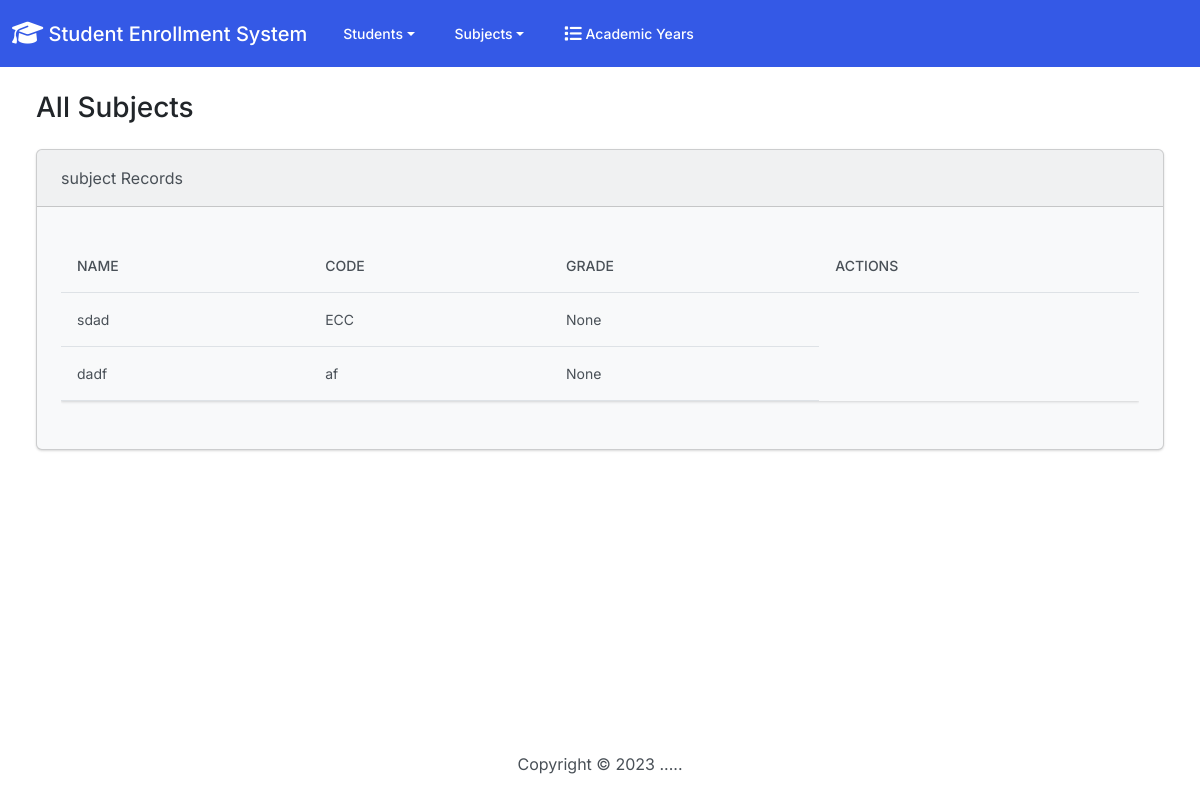
Page /all_subjects on the committed database.
### students/models.py (models this page shows, shortened)
class Subject(models.Model):
    sub_code = models.CharField(max_length=50)
    sub_name = models.CharField(max_length=50)
    sub_grade = models.ForeignKey(AcademicYear, on_delete=models.SET_NULL, null=True, blank=True)
    sub_description = models.TextField()
    sub_reference = models.CharField(max_length=100)
    sub_teachers = models.ManyToManyField(Teachers, null=True, blank=True)

### students/views.py (the view)
# urls.py: path('all_subjects', views.all_subjects, name='all_subjects'),
def all_subjects(request):
    return render(request, 'students/all_subjects.html', {
        'subjects': Subject.objects.all(),
    })

### students/templates/students/all_subjects.html
{%  extends "students/base.html" %}
{%  block body %}
<h3 class="m-4">All Subjects</h3>
<div class="row">
    <div class="col-12">
        {% if subjects %}
            <div class="card bg-light mb-3 ms-4 me-4 mb-4">
                <div class="card-header">subject Records</div>
                <div class="card-body">
                    <p class="card-text">
                        <div class="table-responsive">
                            <table class="table table-hover">
                                <thead>
                                    <tr>
                                        <th scope="col">Name</th>
                                        <th scope="col">Code</th>
                                        <th scope="col">Grade</th>
                                        <th scope="col">Actions</th>
                                    </tr>
                                </thead>
                                <tbody>
                                    {% for subject in subjects %}
                                        <tr>
                                            <td>{{ subject.sub_name }}</td>
                                            <td>{{ subject.sub_code }}</td>
                                            <td>{{ subject.sub_grade }}</td>
                                        </tr>
                                    {% endfor %}
                                </tbody>
                            </table>
                        </div>
                    </p>
                </div>
            </div>
        {% else %}
            <h5 class="alert alert-primary ms-4 me-4">No Subject Records</h5>
        {% endif %}
    </div>
</div>
{%  endblock %}

### rows in the picture
Subject: sub_name "sdad", sub_code "ECC", sub_grade "None"
Subject: sub_name "dadf", sub_code "af", sub_grade "None"
